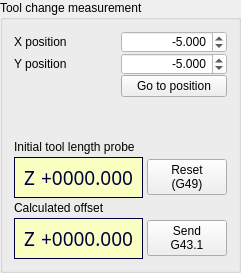
            <widget class="QGroupBox" name="groupBox">
             <property name="title">
              <string>Tool change measurement</string>
             </property>
             <layout class="QVBoxLayout" name="verticalLayout_27">
              <property name="spacing">
               <number>7</number>
              </property>
              <item>
               <widget class="QWidget" name="widget" native="true">
                <layout class="QGridLayout" name="gridLayout_8">
                 <property name="leftMargin">
                  <number>0</number>
                 </property>
                 <property name="topMargin">
                  <number>0</number>
                 </property>
                 <property name="rightMargin">
                  <number>0</number>
                 </property>
                 <property name="bottomMargin">
                  <number>0</number>
                 </property>
                 <property name="spacing">
                  <number>0</number>
                 </property>
                 <item row="0" column="0">
                  <widget class="QLabel" name="label_33">
                   <property name="toolTip">
                    <string>Absolute X machine position (G53 based) of tool length sensor</string>
                   </property>
                   <property name="text">
                    <string>X position</string>
                   </property>
                  </widget>
                 </item>
                 <item row="0" column="1">
                  <widget class="QDoubleSpinBox" name="dsbToolLengthSensorX">
                   <property name="maximumSize">
                    <size>
                     <width>16777215</width>
                     <height>23</height>
                    </size>
                   </property>
                   <property name="toolTip">
                    <string>Absolute X machine position (G53 based) of tool length sensor</string>
                   </property>
                   <property name="styleSheet">
                    <string notr="true">background: palette(Base)</string>
                   </property>
                   <property name="alignment">
                    <set>Qt::AlignRight|Qt::AlignTrailing|Qt::AlignVCenter</set>
                   </property>
                   <property name="decimals">
                    <number>3</number>
                   </property>
                   <property name="minimum">
                    <double>-10000.000000000000000</double>
                   </property>
                   <property name="maximum">
                    <double>10000.000000000000000</double>
                   </property>
                   <property name="singleStep">
                    <double>0.100000000000000</double>
                   </property>
                   <property name="value">
                    <double>-5.000000000000000</double>
                   </property>
                  </widget>
                 </item>
                 <item row="1" column="0">
                  <widget class="QLabel" name="label_34">
                   <property name="toolTip">
                    <string>Absolute Y machine position (G53 based) of tool length sensor</string>
                   </property>
                   <property name="text">
                    <string>Y position</string>
                   </property>
                  </widget>
                 </item>
                 <item row="1" column="1">
                  <widget class="QDoubleSpinBox" name="dsbToolLengthSensorY">
                   <property name="maximumSize">
                    <size>
                     <width>16777215</width>
                     <height>23</height>
                    </size>
                   </property>
                   <property name="toolTip">
                    <string>Absolute Y machine position (G53 based) of tool length sensor</string>
                   </property>
                   <property name="styleSheet">
                    <string notr="true">background: palette(Base)</string>
                   </property>
                   <property name="alignment">
                    <set>Qt::AlignRight|Qt::AlignTrailing|Qt::AlignVCenter</set>
                   </property>
                   <property name="decimals">
                    <number>3</number>
                   </property>
                   <property name="minimum">
                    <double>-10000.000000000000000</double>
                   </property>
                   <property name="maximum">
                    <double>10000.000000000000000</double>
                   </property>
                   <property name="singleStep">
                    <double>0.100000000000000</double>
                   </property>
                   <property name="value">
                    <double>-5.000000000000000</double>
                   </property>
                  </widget>
                 </item>
                 <item row="2" column="1">
                  <widget class="QPushButton" name="btnGoToSensor">
                   <property name="toolTip">
                    <string>Rapid move to XY machine position (G53G0X.Y.) of tool length sensor</string>
                   </property>
                   <property name="text">
                    <string>Go to position</string>
                   </property>
                  </widget>
                 </item>
                </layout>
               </widget>
              </item>
              <item>
               <spacer name="verticalSpacer_4">
                <property name="orientation">
                 <enum>Qt::Vertical</enum>
                </property>
                <property name="sizeHint" stdset="0">
                 <size>
                  <width>20</width>
                  <height>36</height>
                 </size>
                </property>
               </spacer>
              </item>
              <item>
               <widget class="QWidget" name="widget" native="true">
                <layout class="QVBoxLayout" name="verticalLayout_26">
                 <property name="spacing">
                  <number>3</number>
                 </property>
                 <property name="leftMargin">
                  <number>0</number>
                 </property>
                 <property name="topMargin">
                  <number>0</number>
                 </property>
                 <property name="rightMargin">
                  <number>0</number>
                 </property>
                 <property name="bottomMargin">
                  <number>0</number>
                 </property>
                 <item>
                  <widget class="QLabel" name="label_35">
                   <property name="toolTip">
                    <string>Initial Z coordinate of tool tip probe</string>
                   </property>
                   <property name="text">
                    <string>Initial tool length probe</string>
                   </property>
                  </widget>
                 </item>
                 <item>
                  <widget class="QWidget" name="widget" native="true">
                   <layout class="QHBoxLayout" name="horizontalLayout_16">
                    <property name="spacing">
                     <number>4</number>
                    </property>
                    <property name="leftMargin">
                     <number>0</number>
                    </property>
                    <property name="topMargin">
                     <number>0</number>
                    </property>
                    <property name="rightMargin">
                     <number>0</number>
                    </property>
                    <property name="bottomMargin">
                     <number>0</number>
                    </property>
                    <item>
                     <widget class="QFrame" name="qfProbeZResult_10">
                      <property name="sizePolicy">
                       <sizepolicy hsizetype="Expanding" vsizetype="Preferred">
                        <horstretch>0</horstretch>
                        <verstretch>0</verstretch>
                       </sizepolicy>
                      </property>
                      <property name="toolTip">
                       <string>Initial Z coordinate of tool tip probe</string>
                      </property>
                      <property name="styleSheet">
                       <string notr="true">background-color: rgb(248, 255, 192);
color: rgb(0, 0, 63);</string>
                      </property>
                      <property name="frameShape">
                       <enum>QFrame::Box</enum>
                      </property>
                      <layout class="QHBoxLayout" name="horizontalLayout_29">
                       <property name="spacing">
                        <number>6</number>
                       </property>
                       <property name="leftMargin">
                        <number>9</number>
                       </property>
                       <property name="topMargin">
                        <number>6</number>
                       </property>
                       <property name="rightMargin">
                        <number>9</number>
                       </property>
                       <property name="bottomMargin">
                        <number>6</number>
                       </property>
                       <item>
                        <widget class="QLabel" name="lblLblPosZ_11">
                         <property name="sizePolicy">
                          <sizepolicy hsizetype="Expanding" vsizetype="Fixed">
                           <horstretch>1</horstretch>
                           <verstretch>0</verstretch>
                          </sizepolicy>
                         </property>
                         <property name="maximumSize">
                          <size>
                           <width>16777215</width>
                           <height>16777215</height>
                          </size>
                         </property>
                         <property name="font">
                          <font>
                           <family>LED Calculator</family>
                           <pointsize>14</pointsize>
                          </font>
                         </property>
                         <property name="contextMenuPolicy">
                          <enum>Qt::CustomContextMenu</enum>
                         </property>
                         <property name="toolTip">
                          <string>Initial Z coordinate of tool tip probe</string>
                         </property>
                         <property name="text">
                          <string notr="true">Z</string>
                         </property>
                        </widget>
                       </item>
                       <item>
                        <widget class="QLabel" name="lblInitToolLength">
                         <property name="sizePolicy">
                          <sizepolicy hsizetype="Expanding" vsizetype="Fixed">
                           <horstretch>3</horstretch>
                           <verstretch>0</verstretch>
                          </sizepolicy>
                         </property>
                         <property name="minimumSize">
                          <size>
                           <width>0</width>
                           <height>0</height>
                          </size>
                         </property>
                         <property name="font">
                          <font>
                           <family>LED Calculator</family>
                           <pointsize>14</pointsize>
                          </font>
                         </property>
                         <property name="contextMenuPolicy">
                          <enum>Qt::CustomContextMenu</enum>
                         </property>
                         <property name="toolTip">
                          <string>Initial Z coordinate of tool tip probe</string>
                         </property>
                         <property name="text">
                          <string notr="true">+0000.000</string>
                         </property>
                         <property name="alignment">
                          <set>Qt::AlignRight|Qt::AlignTrailing|Qt::AlignVCenter</set>
                         </property>
                        </widget>
                       </item>
                      </layout>
                     </widget>
                    </item>
                    <item>
                     <widget class="QPushButton" name="btnG49">
                      <property name="sizePolicy">
                       <sizepolicy hsizetype="Preferred" vsizetype="Fixed">
                        <horstretch>0</horstretch>
                        <verstretch>0</verstretch>
                       </sizepolicy>
                      </property>
                      <property name="cursor">
                       <cursorShape>PointingHandCursor</cursorShape>
                      </property>
                      <property name="toolTip">
                       <string>Reset initial result to last Z probe measurement and cancel tool offset (send G49)</string>
                      </property>
                      <property name="text">
                       <string>Reset
(G49)</string>
                      </property>
                      <property name="iconSize">
                       <size>
                        <width>0</width>
                        <height>0</height>
                       </size>
                      </property>
                     </widget>
                    </item>
                   </layout>
                  </widget>
                 </item>
                 <item>
                  <widget class="QLabel" name="label_36">
                   <property name="toolTip">
                    <string>Tool Z offset to use</string>
                   </property>
                   <property name="text">
                    <string>Calculated offset</string>
                   </property>
                  </widget>
                 </item>
                 <item>
                  <widget class="QWidget" name="widget" native="true">
                   <layout class="QHBoxLayout" name="horizontalLayout_31">
                    <property name="spacing">
                     <number>4</number>
                    </property>
                    <property name="leftMargin">
                     <number>0</number>
                    </property>
                    <property name="topMargin">
                     <number>0</number>
                    </property>
                    <property name="rightMargin">
                     <number>0</number>
                    </property>
                    <property name="bottomMargin">
                     <number>0</number>
                    </property>
                    <item>
                     <widget class="QFrame" name="qfProbeZResult_11">
                      <property name="sizePolicy">
                       <sizepolicy hsizetype="Expanding" vsizetype="Preferred">
                        <horstretch>0</horstretch>
                        <verstretch>0</verstretch>
                       </sizepolicy>
                      </property>
                      <property name="toolTip">
                       <string>Tool Z offset to use</string>
                      </property>
                      <property name="styleSheet">
                       <string notr="true">background-color: rgb(248, 255, 192);
color: rgb(0, 0, 63);</string>
                      </property>
                      <property name="frameShape">
                       <enum>QFrame::Box</enum>
                      </property>
                      <layout class="QHBoxLayout" name="horizontalLayout_30">
                       <property name="spacing">
                        <number>6</number>
                       </property>
                       <property name="leftMargin">
                        <number>9</number>
                       </property>
                       <property name="topMargin">
                        <number>6</number>
                       </property>
                       <property name="rightMargin">
                        <number>9</number>
                       </property>
                       <property name="bottomMargin">
                        <number>6</number>
                       </property>
                       <item>
                        <widget class="QLabel" name="lblLblPosZ_12">
                         <property name="sizePolicy">
                          <sizepolicy hsizetype="Expanding" vsizetype="Fixed">
                           <horstretch>1</horstretch>
                           <verstretch>0</verstretch>
                          </sizepolicy>
                         </property>
                         <property name="maximumSize">
                          <size>
                           <width>16777215</width>
                           <height>16777215</height>
                          </size>
                         </property>
                         <property name="font">
                          <font>
                           <family>LED Calculator</family>
                           <pointsize>14</pointsize>
                          </font>
                         </property>
                         <property name="contextMenuPolicy">
                          <enum>Qt::CustomContextMenu</enum>
                         </property>
                         <property name="toolTip">
                          <string>Tool Z offset to use</string>
                         </property>
                         <property name="text">
                          <string notr="true">Z</string>
                         </property>
                        </widget>
                       </item>
                       <item>
                        <widget class="QLabel" name="lblToolOffset">
                         <property name="sizePolicy">
                          <sizepolicy hsizetype="Expanding" vsizetype="Fixed">
                           <horstretch>3</horstretch>
                           <verstretch>0</verstretch>
                          </sizepolicy>
                         </property>
                         <property name="minimumSize">
                          <size>
                           <width>0</width>
                           <height>0</height>
                          </size>
                         </property>
                         <property name="font">
                          <font>
                           <family>LED Calculator</family>
                           <pointsize>14</pointsize>
                          </font>
                         </property>
                         <property name="contextMenuPolicy">
                          <enum>Qt::CustomContextMenu</enum>
                         </property>
                         <property name="toolTip">
                          <string>Tool Z offset to use</string>
                         </property>
                         <property name="text">
                          <string notr="true">+0000.000</string>
                         </property>
                         <property name="alignment">
                          <set>Qt::AlignRight|Qt::AlignTrailing|Qt::AlignVCenter</set>
                         </property>
                        </widget>
                       </item>
                      </layout>
                     </widget>
                    </item>
                    <item>
                     <widget class="QPushButton" name="btnG43_1">
                      <property name="cursor">
                       <cursorShape>PointingHandCursor</cursorShape>
                      </property>
                      <property name="toolTip">
                       <string>Set new tool length offset (G43.1) with the last measure</string>
                      </property>
                      <property name="text">
                       <string>Send
G43.1</string>
                      </property>
                     </widget>
                    </item>
                   </layout>
                  </widget>
                 </item>
                </layout>
               </widget>
              </item>
             </layout>
            </widget>
